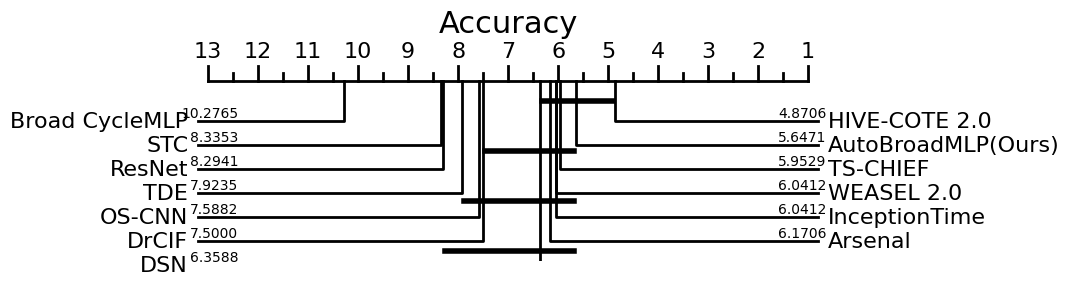

Recreate this plot in Python.
# Author: Hassan Ismail Fawaz <[email redacted]>
#         Germain Forestier <[email redacted]>
#         Jonathan Weber <[email redacted]>
#         Lhassane Idoumghar <[email redacted]>
#         Pierre-Alain Muller <[email redacted]>
# License: GPL3

import numpy as np
import pandas as pd
import matplotlib

matplotlib.use('agg')
import matplotlib.pyplot as plt

matplotlib.rcParams['font.family'] = 'sans-serif'
matplotlib.rcParams['font.sans-serif'] = 'Arial'

import operator
import math
from scipy.stats import wilcoxon
from scipy.stats import friedmanchisquare
import networkx

# inspired from orange3 https://docs.orange.biolab.si/3/data-mining-library/reference/evaluation.cd.html
def graph_ranks(avranks, names, p_values, cd=None, cdmethod=None, lowv=None, highv=None,
                width=6, textspace=1, reverse=False, filename=None, labels=False, **kwargs):
    """
    Draws a CD graph, which is used to display  the differences in methods'
    performance. See Janez Demsar, Statistical Comparisons of Classifiers over
    Multiple Data Sets, 7(Jan):1--30, 2006.

    Needs matplotlib to work.

    The image is ploted on `plt` imported using
    `import matplotlib.pyplot as plt`.

    Args:
        avranks (list of float): average ranks of methods.
        names (list of str): names of methods.
        cd (float): Critical difference used for statistically significance of
            difference between methods.
        cdmethod (int, optional): the method that is compared with other methods
            If omitted, show pairwise comparison of methods
        lowv (int, optional): the lowest shown rank
        highv (int, optional): the highest shown rank
        width (int, optional): default width in inches (default: 6)
        textspace (int, optional): space on figure sides (in inches) for the
            method names (default: 1)
        reverse (bool, optional):  if set to `True`, the lowest rank is on the
            right (default: `False`)
        filename (str, optional): output file name (with extension). If not
            given, the function does not write a file.
        labels (bool, optional): if set to `True`, the calculated avg rank
        values will be displayed
    """
    try:
        import matplotlib
        import matplotlib.pyplot as plt
        from matplotlib.backends.backend_agg import FigureCanvasAgg
    except ImportError:
        raise ImportError("Function graph_ranks requires matplotlib.")

    width = float(width)
    textspace = float(textspace)

    def nth(l, n):
        """
        Returns only nth elemnt in a list.
        """
        n = lloc(l, n)
        return [a[n] for a in l]

    def lloc(l, n):
        """
        List location in list of list structure.
        Enable the use of negative locations:
        -1 is the last element, -2 second last...
        """
        if n < 0:
            return len(l[0]) + n
        else:
            return n

    def mxrange(lr):
        """
        Multiple xranges. Can be used to traverse matrices.
        This function is very slow due to unknown number of
        parameters.

        >>> mxrange([3,5])
        [(0, 0), (0, 1), (0, 2), (1, 0), (1, 1), (1, 2)]

        >>> mxrange([[3,5,1],[9,0,-3]])
        [(3, 9), (3, 6), (3, 3), (4, 9), (4, 6), (4, 3)]

        """
        if not len(lr):
            yield ()
        else:
            # it can work with single numbers
            index = lr[0]
            if isinstance(index, int):
                index = [index]
            for a in range(*index):
                for b in mxrange(lr[1:]):
                    yield tuple([a] + list(b))

    def print_figure(fig, *args, **kwargs):
        canvas = FigureCanvasAgg(fig)
        canvas.print_figure(*args, **kwargs)

    sums = avranks

    nnames = names
    ssums = sums

    if lowv is None:
        lowv = min(1, int(math.floor(min(ssums))))
    if highv is None:
        highv = max(len(avranks), int(math.ceil(max(ssums))))

    cline = 0.4

    k = len(sums)

    lines = None

    linesblank = 0
    scalewidth = width - 2 * textspace

    def rankpos(rank):
        if not reverse:
            a = rank - lowv
        else:
            a = highv - rank
        return textspace + scalewidth / (highv - lowv) * a

    distanceh = 0.25

    cline += distanceh

    # calculate height needed height of an image
    minnotsignificant = max(2 * 0.2, linesblank)
    height = cline + ((k + 1) / 2) * 0.2 + minnotsignificant

    fig = plt.figure(figsize=(width, height))
    fig.set_facecolor('white')
    ax = fig.add_axes([0, 0, 1, 1])  # reverse y axis
    ax.set_axis_off()

    hf = 1. / height  # height factor
    wf = 1. / width

    def hfl(l):
        return [a * hf for a in l]

    def wfl(l):
        return [a * wf for a in l]

    # Upper left corner is (0,0).
    ax.plot([0, 1], [0, 1], c="w")
    ax.set_xlim(0, 1)
    ax.set_ylim(1, 0)

    def line(l, color='k', **kwargs):
        """
        Input is a list of pairs of points.
        """
        ax.plot(wfl(nth(l, 0)), hfl(nth(l, 1)), color=color, **kwargs)

    def text(x, y, s, *args, **kwargs):
        ax.text(wf * x, hf * y, s, *args, **kwargs)

    line([(textspace, cline), (width - textspace, cline)], linewidth=2)

    bigtick = 0.3
    smalltick = 0.15
    linewidth = 2.0
    linewidth_sign = 4.0

    tick = None
    for a in list(np.arange(lowv, highv, 0.5)) + [highv]:
        tick = smalltick
        if a == int(a):
            tick = bigtick
        line([(rankpos(a), cline - tick / 2),
              (rankpos(a), cline)],
             linewidth=2)

    for a in range(lowv, highv + 1):
        text(rankpos(a), cline - tick / 2 - 0.05, str(a),
             ha="center", va="bottom", size=16)

    k = len(ssums)

    def filter_names(name):
        return name

    space_between_names = 0.24

    for i in range(math.ceil(k / 2)):
        chei = cline + minnotsignificant + i * space_between_names
        line([(rankpos(ssums[i]), cline),
              (rankpos(ssums[i]), chei),
              (textspace - 0.1, chei)],
             linewidth=linewidth)
        if labels:
            text(textspace + 0.3, chei - 0.075, format(ssums[i], '.4f'), ha="right", va="center", size=10)
        text(textspace - 0.2, chei, filter_names(nnames[i]), ha="right", va="center", size=16)

    for i in range(math.ceil(k / 2), k):
        chei = cline + minnotsignificant + (k - i - 1) * space_between_names
        line([(rankpos(ssums[i]), cline),
              (rankpos(ssums[i]), chei),
              (textspace + scalewidth + 0.1, chei)],
             linewidth=linewidth)
        if labels:
            text(textspace + scalewidth - 0.3, chei - 0.075, format(ssums[i], '.4f'), ha="left", va="center", size=10)
        text(textspace + scalewidth + 0.2, chei, filter_names(nnames[i]),
             ha="left", va="center", size=16)

    # no-significance lines
    def draw_lines(lines, side=0.05, height=0.1):
        start = cline + 0.2

        for l, r in lines:
            line([(rankpos(ssums[l]) - side, start),
                  (rankpos(ssums[r]) + side, start)],
                 linewidth=linewidth_sign)
            start += height
            print('drawing: ', l, r)

    # draw_lines(lines)
    start = cline + 0.2
    side = -0.02
    height = 0.5

    # draw no significant lines
    # get the cliques
    cliques = form_cliques(p_values, nnames)
    i = 1
    achieved_half = False
    print(nnames)
    for clq in cliques:
        if len(clq) == 1:
            continue
        print(clq)
        min_idx = np.array(clq).min()
        max_idx = np.array(clq).max()
        if min_idx >= len(nnames) / 2 and achieved_half == False:
            start = cline + 0.25
            achieved_half = True
        line([(rankpos(ssums[min_idx]) - side, start),
              (rankpos(ssums[max_idx]) + side, start)],
             linewidth=linewidth_sign)
        start += height


def form_cliques(p_values, nnames):
    """
    This method forms the cliques
    """
    # first form the numpy matrix data
    m = len(nnames)
    g_data = np.zeros((m, m), dtype=np.int64)
    for p in p_values:
        if p[3] == False:
            i = np.where(nnames == p[0])[0][0]
            j = np.where(nnames == p[1])[0][0]
            min_i = min(i, j)
            max_j = max(i, j)
            g_data[min_i, max_j] = 1

    g = networkx.Graph(g_data)
    return networkx.find_cliques(g)


def draw_cd_diagram(df_perf=None, alpha=0.05, title=None, labels=False):
    """
    Draws the critical difference diagram given the list of pairwise classifiers that are
    significant or not
    """
    p_values, average_ranks, _ = wilcoxon_holm(df_perf=df_perf, alpha=alpha)

    print(average_ranks)

    for p in p_values:
        print(p)


    graph_ranks(average_ranks.values, average_ranks.keys(), p_values,
                cd=None, reverse=True, width=9 ,textspace=1.5, labels=labels)

    font = {'family': 'sans-serif',
        'color':  'black',
        'weight': 'normal',
        'size': 22,
        }
    if title:
        plt.title(title,fontdict=font, y=0.9, x=0.5)
    plt.savefig('cd-diagram.png',bbox_inches='tight')

def wilcoxon_holm(alpha=0.05, df_perf=None):
    """
    Applies the wilcoxon signed rank test between each pair of algorithm and then use Holm
    to reject the null's hypothesis
    """
    print(pd.unique(df_perf['classifier_name']))
    # count the number of tested datasets per classifier
    df_counts = pd.DataFrame({'count': df_perf.groupby(
        ['classifier_name']).size()}).reset_index()
    # get the maximum number of tested datasets
    max_nb_datasets = df_counts['count'].max()
    # get the list of classifiers who have been tested on nb_max_datasets
    classifiers = list(df_counts.loc[df_counts['count'] == max_nb_datasets]
                       ['classifier_name'])
    # test the null hypothesis using friedman before doing a post-hoc analysis
    friedman_p_value = friedmanchisquare(*(
        np.array(df_perf.loc[df_perf['classifier_name'] == c]['accuracy'])
        for c in classifiers))[1]
    if friedman_p_value >= alpha:
        # then the null hypothesis over the entire classifiers cannot be rejected
        print('the null hypothesis over the entire classifiers cannot be rejected')
        exit()
    # get the number of classifiers
    m = len(classifiers)
    # init array that contains the p-values calculated by the Wilcoxon signed rank test
    p_values = []
    # loop through the algorithms to compare pairwise
    for i in range(m - 1):
        # get the name of classifier one
        classifier_1 = classifiers[i]
        # get the performance of classifier one
        perf_1 = np.array(df_perf.loc[df_perf['classifier_name'] == classifier_1]['accuracy']
                          , dtype=np.float64)
        for j in range(i + 1, m):
            # get the name of the second classifier
            classifier_2 = classifiers[j]
            # get the performance of classifier one
            perf_2 = np.array(df_perf.loc[df_perf['classifier_name'] == classifier_2]
                              ['accuracy'], dtype=np.float64)
            # calculate the p_value
            p_value = wilcoxon(perf_1, perf_2, zero_method='pratt')[1]
            # appen to the list
            p_values.append((classifier_1, classifier_2, p_value, False))
    # get the number of hypothesis
    k = len(p_values)
    # sort the list in acsending manner of p-value
    p_values.sort(key=operator.itemgetter(2))

    # loop through the hypothesis
    for i in range(k):
        # correct alpha with holm
        new_alpha = float(alpha / (k - i))
        # test if significant after holm's correction of alpha
        if p_values[i][2] <= new_alpha:
            p_values[i] = (p_values[i][0], p_values[i][1], p_values[i][2], True)
        else:
            # stop
            break
    # compute the average ranks to be returned (useful for drawing the cd diagram)
    # sort the dataframe of performances
    sorted_df_perf = df_perf.loc[df_perf['classifier_name'].isin(classifiers)]. \
        sort_values(['classifier_name', 'dataset_name'])
    # get the rank data
    rank_data = np.array(sorted_df_perf['accuracy']).reshape(m, max_nb_datasets)

    # create the data frame containg the accuracies
    df_ranks = pd.DataFrame(data=rank_data, index=np.sort(classifiers), columns=
    np.unique(sorted_df_perf['dataset_name']))

    # number of wins
    dfff = df_ranks.rank(ascending=False)
    print(dfff[dfff == 1.0].sum(axis=1))

    # average the ranks
    average_ranks = df_ranks.rank(ascending=False).mean(axis=1).sort_values(ascending=False)
    # return the p-values and the average ranks
    return p_values, average_ranks, max_nb_datasets


df_perf = pd.read_csv('/home/sin/PycharmProjects/please/CD-Diagram/4.csv', index_col=False)

draw_cd_diagram(df_perf=df_perf, title='Accuracy', labels=True)